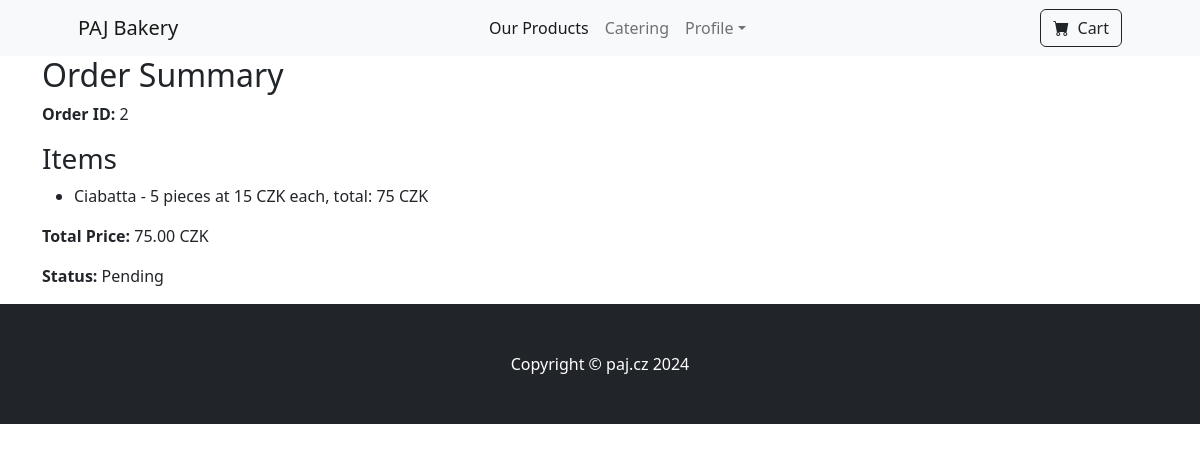
The page /order/summary/2/ (signed in) on the database its author committed.
### viewer/models.py (models this page shows)
class Order(models.Model):
    PENDING = 'Pending'
    PROCESSING = 'Processing'
    SHIPPED = 'Shipped'
    DELIVERED = 'Delivered'
    CANCELLED = 'Cancelled'
    STATUS_CHOICES = [
        (PENDING, 'Pending'),
        (PROCESSING, 'Processing'),
        (SHIPPED, 'Shipped'),
        (DELIVERED, 'Delivered'),
        (CANCELLED, 'Cancelled'),
    ]
    user = models.ForeignKey(User, on_delete=models.CASCADE, default=1)
    items = models.JSONField(default=dict)
    total_price = models.DecimalField(max_digits=10, decimal_places=2, default=0)
    created_at = models.DateTimeField(default=timezone.now)
    status = models.CharField(max_length=50, choices=STATUS_CHOICES, default=PENDING)

class Product(models.Model):
    title = models.CharField(max_length=255)
    description = models.TextField()
    thumbnail = models.ImageField(upload_to='products/', null=True, blank=True)
    category = models.ForeignKey(Categorie, on_delete=models.CASCADE)
    price = models.DecimalField(max_digits=10, decimal_places=0)
    allergens = models.ManyToManyField(Allergen)

### viewer/views.py (the view)
# urls.py: path('order/summary/<pk>/', OrderSummaryView.as_view(), name='order_summary'),
class OrderSummaryView(LoginRequiredMixin, DetailView):
    model = Order
    template_name = 'order_summary.html'
    context_object_name = 'order'
    def get_context_data(self, **kwargs):
        context = super().get_context_data(**kwargs)
        order = self.get_object()
        items = order.items
        products = Product.objects.filter(id__in=items.keys())
        order_items = []
        for product in products:
            quantity = items.get(str(product.id), 0)
            order_items.append({
                'product': product,
                'quantity': quantity,
                'total_price': product.price * quantity
            })
        context['order_items'] = order_items
        return context

### viewer/Templates/order_summary.html
{% extends 'base.html' %}
{% block content %}
<div class="container">
    <h2>Order Summary</h2>
    <p><strong>Order ID:</strong> {{ order.id }}</p>
    <h3>Items</h3>
    <ul>
        {% for item in order_items %}
            <li>{{ item.product.title }} - {{ item.quantity }} pieces at {{ item.product.price }} CZK each, total: {{ item.total_price }} CZK</li>
        {% endfor %}
    </ul>
    <p><strong>Total Price:</strong> {{ order.total_price }} CZK</p>
    <p><strong>Status:</strong> {{ order.status }}</p>
</div>
{% endblock %}

### rows shown on the page
Order: id "2", total_price "75.00", status "Pending"
Product: product "Ciabatta", quantity "5", product.price "15", total_price "75"
